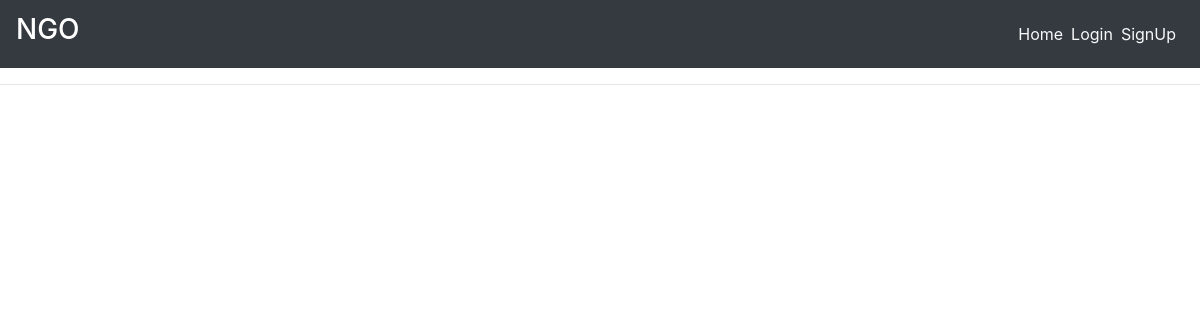
The app's page /, older data.
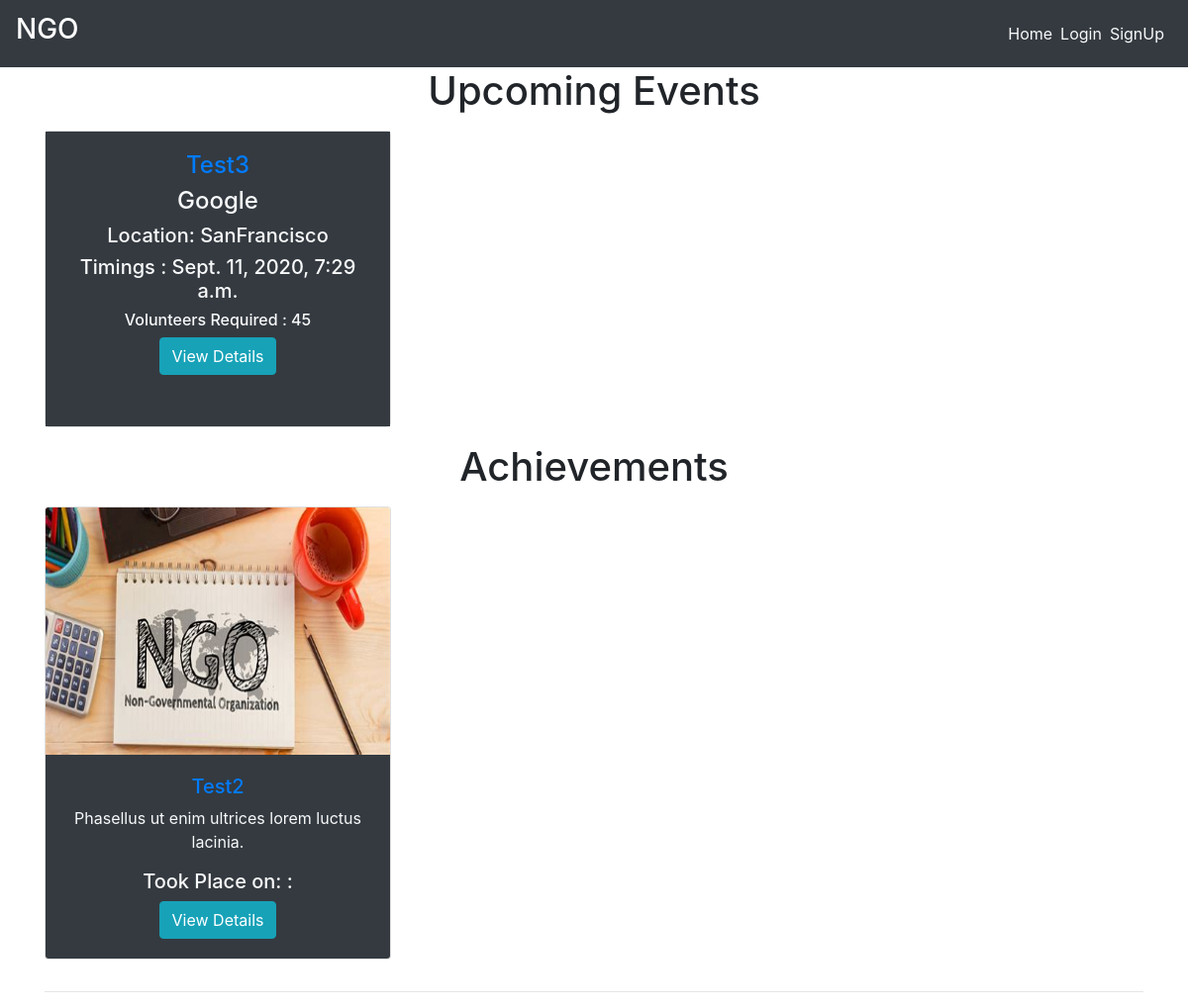
The same page, newer data.
### main/models.py (models this page shows, shortened)
class Event(models.Model):
    created_by = models.ForeignKey(settings.AUTH_USER_MODEL,related_name="event_creator", on_delete=models.CASCADE)
    volunteers = models.ManyToManyField(settings.AUTH_USER_MODEL,related_name="volunteers",blank=True)
    title = models.CharField(max_length=75)
    description = models.TextField()
    cause = models.CharField(max_length=100)
    location = models.CharField(max_length=150)
    volunteers_required = models.IntegerField(default=1)
    duration = models.CharField(max_length=20)
    event_timings = models.DateTimeField(default=timezone.now)
    is_complete = models.BooleanField(default=False)
    slug = models.SlugField(default="event_name")

class Achievement(models.Model):
    event = models.OneToOneField(Event,on_delete=models.CASCADE)
    details = models.TextField()
    impact_on_society = models.TextField()
    awards = models.TextField(blank=True)
    funds_used = models.FloatField()
    image1 = models.ImageField(default='default.png', upload_to='images/')
    image2 = models.ImageField(default='default.png', upload_to='images/')
    image3 = models.ImageField(default='default.png', upload_to='images/')

### main/views.py (the view)
# urls.py: 2. Add a URL to urlpatterns:  path('', views.home, name='home')
def home(request):
    upcoming_events = Event.objects.filter(is_complete=False)
    achievements = Achievement.objects.filter(event__is_complete=True)
    context = {
        'upcoming_events' : upcoming_events,
        'achievements' : achievements,
    }
    return render(request, 'main/home.html',context)

### main/templates/main/home.html
{% extends "main/layout.html" %}
{% block content %}
<div class="home">
    <div class="container">
      {% if upcoming_events %}
      <h1 class="text-center mb-3">Upcoming Events</h1>
      <div class="row">
        {% for event in upcoming_events %}
            <div class="col-sm-4">
                <div class="card mb-3" style="height: 300px; border-radius: 5px;">
                    <div class="card-body text-center bg-dark text-light">
                      <h4 class="text-center"><a href="{% url 'main:event-detail' event.slug %}">{{ event.title }} </a></h4>
                      <h4 class="text-center">{{ event.cause }}</h4>
                      <h5 class="text-center">Location: {{ event.location }}</h5>
                      <h5 class="text-center">Timings : {{ event.event_timings }}</h5>
                      <h6 class="text-center">Volunteers Required : {{ event.volunteers_required }}</h6>
                      <a href="{% url 'main:event-detail' event.slug %}" class="btn btn-info">View Details</a>
                    </div>
                </div>
            </div>
        {% endfor %}
      </div>
      {% endif %}
      {% if achievements %}
      <h1 class="text-center mb-3">Achievements</h1>
      <div class="row">
        {% for achievement in achievements %}
            <div class="col-sm-4">
              <div class="card mb-3" style="height: fit-content; overflow: auto;">
                <img src="{{ achievement.image1.url }}" style="height: 250px;">
                  <div class="card-body text-center text-light bg-dark">
                    <h5 class="text-center"><a href="#">{{ achievement.event.title }}</a></h5>
                    <p class="text-center">{{ achievement.event.cause }}</p>
                    <h5 class="text-center">Took Place on: {{ achievement.location }} : {{ achievement.event_timings }}</h5>
                    <a href="{% url 'main:achievement-detail' achievement.id %}" class="btn btn-info">View Details</a>
                  </div>
              </div>
            </div>
        {% endfor %}
      {% endif %}
    </div>
    <hr>
{% endblock %}

### main/templates/main/layout.html (shortened to what this page needs)
{% load get_group %}
<!DOCTYPE html>
<html lang="en">
<head>
    <link rel="stylesheet" href="https://maxcdn.bootstrapcdn.com/bootstrap/4.0.0/css/bootstrap.min.css">
</head>
<body>
    <nav class="navbar navbar-expand-lg navbar-dark bg-dark">
        <a class="navbar-brand" href="/"><h3>NGO</h3></a>
        <div class="collapse navbar-collapse" id="navbarNav">
            <ul class="navbar-nav ml-auto">
                    <li><a href="{% url 'main:home' %}" class="mr-2 text-light">Home</a></li>
                    {% if user.is_authenticated %}
                        {% if request.user|has_group:"ngo_admin" %}
                            <li><a href="{% url 'main:events_list' %}" class="mr-2 text-light">Events</a></li>
                            <li><a href="{% url 'main:completed_list' %}" class="mr-2 text-light">Achievements</a></li>
                            <li><a href="{% url 'main:event-add' %}" class="mr-2 text-light">AddEvent</a></li>
                            <li><a href="{% url 'main:achievement-add' %}" class="mr-2 text-light">AddAchievement</a></li>
                            <li><a href="{% url 'main:donations_received' %}" class="mr-2 text-light">Donations</a></li>
                            <li>
                                <form class="logout-link" action="{% url 'main:logout' %}" method="post">
                                    {% csrf_token %}
                                    <button type="submit" class="mr-2">Logout</button>
                                </form>
                            </li>
                        {% else %}
                            <li><a href="{% url 'main:donation_form' %}" class="mr-2 text-light">Donate</a></li>
                            <li><a href="{% url 'main:user_dashboard' %}" class="mr-2 text-light">User Dashboard</a></li>
                            <li>
                                <form class="logout-link" action="{% url 'main:logout' %}" method="post">
                                    {% csrf_token %}
                                    <button type="submit" class="mr-2">Logout</button>
                                </form>
                            </li>
                        {% endif %}
                    {% else %}
                        <li><a href="{% url 'main:login' %}" class="mr-2 text-light">Login</a></li>
                        <li><a href="{% url 'main:signup' %}" class="mr-2 text-light">SignUp</a></li>
                    {% endif %}
            </ul>
        </div>
    </nav>
    <main role="main">
        {% block content %}{% endblock %}
    </main>
</body>
</html>

Row changes from the older to the newer data that the page shows:
added Event: title "Test3", cause "Google", location "SanFrancisco", event_timings "Sept. 11, 2020, 7:29 a.m.", volunteers_required "45"
added Achievement: image1 (placeholder picture), event "Test2", event.cause "Phasellus ut enim ultrices lorem luctus lacinia."
Text that changed along with them:
text now shown: "Upcoming Events Achievements"
